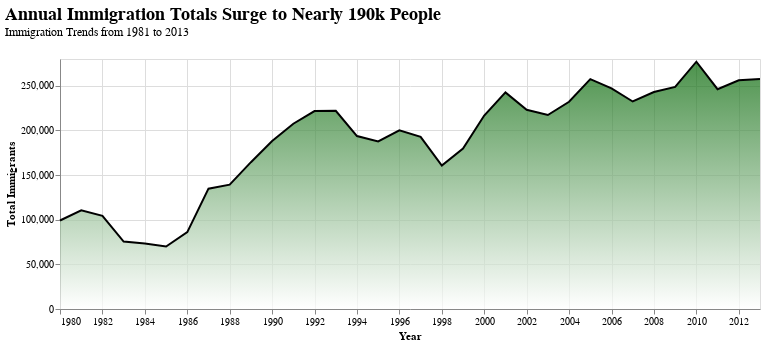

The notebook cell this image was saved under:
### Code cell
# Membuat grafik line chart
alt.Chart(source).mark_area(
    line={'color': 'black'},
    color=alt.Gradient(
        gradient='linear',
        stops=[alt.GradientStop(color='white', offset=0),
               alt.GradientStop(color='darkgreen', offset=1)],
        x1=1, y1=1
    )
).encode(
    alt.X('variable:T', title='Year'),
    alt.Y('value', title='Total Immigrants'),
    tooltip=[
        alt.Tooltip('variable:T', format='%Y', title='year'),
        alt.Tooltip('value', title='Total', format='.4s'),
    ]
).properties(
    title=alt.Title(
        "Annual Immigration Totals Surge to Nearly 190k People",
        subtitle='Immigration Trends from 1981 to 2013',
        anchor='start',
        font='Calibri',
        fontSize=18,
        offset=20,
    ),
    width=700, height=250
)

### Figure 1 — Vega-Lite specification as saved in the notebook (floating-point values rounded to 4 significant figures)
{"config": {"view": {"continuousWidth": 300, "continuousHeight": 300}}, "data": {"name": "data-3dd4acc6f5c6861bc7c0045235b6da9c"}, "mark": {"type": "area", "color": {"gradient": "linear", "stops": [{"color": "white", "offset": 0}, {"color": "darkgreen", "offset": 1}], "x1": 1, "y1": 1}, "line": {"color": "black"}}, "encoding": {"tooltip": [{"field": "variable", "format": "%Y", "title": "year", "type": "temporal"}, {"field": "value", "format": ".4s", "title": "Total", "type": "quantitative"}], "x": {"field": "variable", "title": "Year", "type": "temporal"}, "y": {"field": "value", "title": "Total Immigrants", "type": "quantitative"}}, "height": 250, "title": {"text": "Annual Immigration Totals Surge to Nearly 190k People", "anchor": "start", "font": "Calibri", "fontSize": 18, "offset": 20, "subtitle": "Immigration Trends from 1981 to 2013"}, "width": 700, "$schema": "https://vega.github.io/schema/vega-lite/v5.8.0.json", "datasets": {"data-3dd4acc6f5c6861bc7c0045235b6da9c": [{"variable": "1980", "value": 99137}, {"variable": "1981", "value": 110563}, {"variable": "1982", "value": 104271}, {"variable": "1983", "value": 75550}, {"variable": "1984", "value": 73417}, {"variable": "1985", "value": 69978}, {"variable": "1986", "value": 86048}, {"variable": "1987", "value": 134771}, {"variable": "1988", "value": 139306}, {"variable": "1989", "value": 164432}, {"variable": "1990", "value": 188054}, {"variable": "1991", "value": 207509}, {"variable": "1992", "value": 221687}, {"variable": "1993", "value": 222049}, {"variable": "1994", "value": 193665}, {"variable": "1995", "value": 187712}, {"variable": "1996", "value": 200085}, {"variable": "1997", "value": 192885}, {"variable": "1998", "value": 160727}, {"variable": "1999", "value": 179818}, {"variable": "2000", "value": 216712}, {"variable": "2001", "value": 242643}, {"variable": "2002", "value": 223111}, {"variable": "2003", "value": 217297}, {"variable": "2004", "value": 232083}, {"variable": "2005", "value": 257457}, {"variable": "2006", "value": 247057}, {"variable": "2007", "value": 232405}, {"variable": "2008", "value": 243047}, {"variable": "2009", "value": 248768}, {"variable": "2010", "value": 276956}, {"variable": "2011", "value": 246194}, {"variable": "2012", "value": 256222}, {"variable": "2013", "value": 257537}]}}
